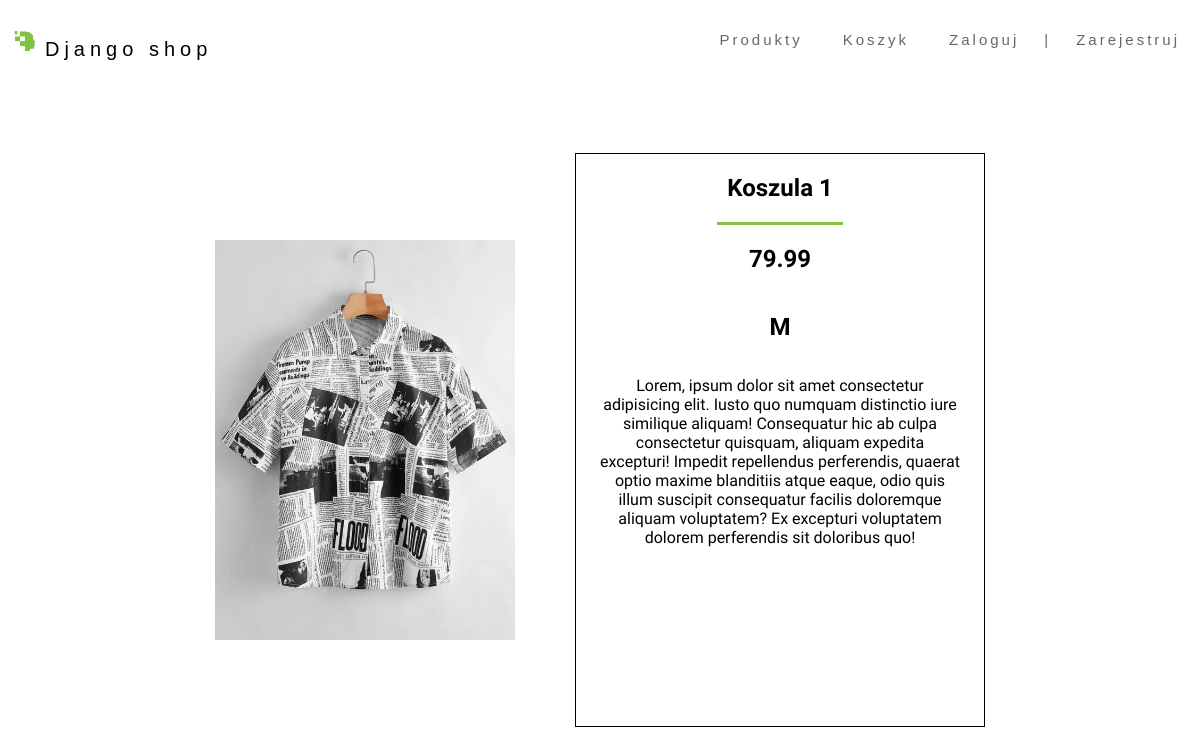
The page /products/1/ on the database its author committed.
### shop/models.py (models this page shows, shortened)
class Product(models.Model):
    class SizeEnum(models.TextChoices):
        S = "S"
        M = "M"
        L = "L"
    name = models.CharField(max_length=200, null=True)
    price = models.FloatField()
    size = models.CharField(max_length=2, choices = SizeEnum.choices, default=SizeEnum.M)
    image = models.ImageField(null=True, blank=True)
    @property
    def imageURL(self):
        try:
            self.url = self.image.url
        except:
            self.url = ''
        return self.url

### shop/views.py (the view)
# urls.py: path('products/<int:id>/', views.single, name="single"),
def single(request, id):
    product = Product.objects.get(id=id)
    context = {'product': product}
    return render(request, 'shop/single.html', context)

### shop/templates/shop/single.html
{% extends 'shop/index.html' %}
{% load static %}
{% block css %}
    <link rel="stylesheet" href="{% static 'css/single.css' %}">
{% endblock css %}
{% block content %}
    <section class="single">
        <img src="{{ product.imageURL }}">
        <div class="single-info">
            <h2>{{ product.name }}</h2>
            <div class="separator-line"></div>
            <h2>{{ product.price }}</h2>
            <h2>{{ product.size }}</h2>
            <p>Lorem, ipsum dolor sit amet consectetur adipisicing elit. Iusto quo numquam distinctio iure similique aliquam! Consequatur hic ab culpa consectetur quisquam, aliquam expedita excepturi! Impedit repellendus perferendis, quaerat optio maxime blanditiis atque eaque, odio quis illum suscipit consequatur facilis doloremque aliquam voluptatem? Ex excepturi voluptatem dolorem perferendis sit doloribus quo!</p>
        </div>
    </section>
{% endblock content %}

### static/css/style.css (style rules this page uses)
* { padding: 0; text-decoration: none; }
body, html { height: 100%; margin: 0; font-family: 'Albert Sans', sans-serif; max-width: 100%; overflow-x: hidden; background-color: white; }

### static/css/single.css (style rules this page uses)
.single { display: flex; justify-content: center; align-items: center; width: 100%; height: 70vh; margin-top: 20vh; }
.single-info { padding: 0% 2% 0% 2%; text-align: center; margin-left: 5%; display: flex; flex-direction: column; align-items: center; justify-content: flex-start; width: 30%; height: 71.5vh; border: 1px solid black; }
.separator-line { height: 3px; width: 35%; background: #80c342; border: none; outline: 0; }
.single img { height: auto; width: 25%; }

### rows shown on the page
Product: imageURL (picture), name "Koszula 1", price "79.99", size "M"
